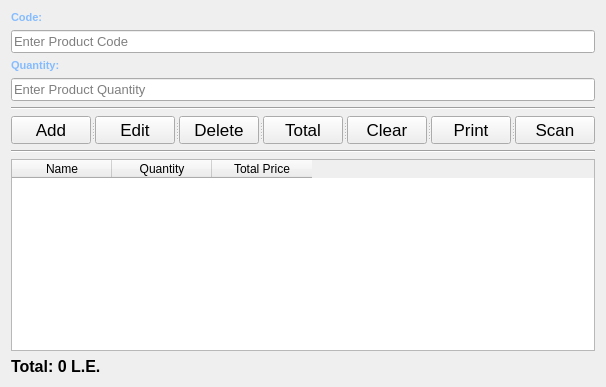
      <widget class="QWidget" name="tab_3">
       <attribute name="title">
        <string>Cashier</string>
       </attribute>
       <layout class="QGridLayout" name="gridLayout_4">
        <item row="0" column="0">
         <layout class="QVBoxLayout" name="verticalLayout">
          <item>
           <widget class="QLabel" name="label_14">
            <property name="font">
             <font>
              <pointsize>8</pointsize>
              <weight>75</weight>
              <bold>true</bold>
             </font>
            </property>
            <property name="styleSheet">
             <string notr="true">color: rgb(133, 188, 255);</string>
            </property>
            <property name="text">
             <string>Code:</string>
            </property>
           </widget>
          </item>
          <item>
           <widget class="QLineEdit" name="lineEdit_12">
            <property name="font">
             <font>
              <pointsize>10</pointsize>
             </font>
            </property>
            <property name="placeholderText">
             <string>Enter Product Code</string>
            </property>
           </widget>
          </item>
         </layout>
        </item>
        <item row="1" column="0">
         <layout class="QVBoxLayout" name="verticalLayout_2">
          <item>
           <widget class="QLabel" name="label_15">
            <property name="font">
             <font>
              <pointsize>8</pointsize>
              <weight>75</weight>
              <bold>true</bold>
             </font>
            </property>
            <property name="styleSheet">
             <string notr="true">color: rgb(133, 188, 255);</string>
            </property>
            <property name="text">
             <string>Quantity:</string>
            </property>
           </widget>
          </item>
          <item>
           <widget class="QLineEdit" name="lineEdit_13">
            <property name="font">
             <font>
              <pointsize>10</pointsize>
             </font>
            </property>
            <property name="placeholderText">
             <string>Enter Product Quantity</string>
            </property>
           </widget>
          </item>
         </layout>
        </item>
        <item row="2" column="0">
         <widget class="Line" name="line">
          <property name="orientation">
           <enum>Qt::Horizontal</enum>
          </property>
         </widget>
        </item>
        <item row="3" column="0">
         <widget class="QSplitter" name="splitter_4">
          <property name="orientation">
           <enum>Qt::Horizontal</enum>
          </property>
          <widget class="QPushButton" name="pushButton_13">
           <property name="font">
            <font>
             <pointsize>13</pointsize>
             <weight>50</weight>
             <bold>false</bold>
            </font>
           </property>
           <property name="toolTip">
            <string/>
           </property>
           <property name="text">
            <string>Add</string>
           </property>
          </widget>
          <widget class="QPushButton" name="pushButton_14">
           <property name="font">
            <font>
             <pointsize>13</pointsize>
             <weight>50</weight>
             <bold>false</bold>
            </font>
           </property>
           <property name="text">
            <string>Edit</string>
           </property>
          </widget>
          <widget class="QPushButton" name="pushButton_15">
           <property name="font">
            <font>
             <pointsize>13</pointsize>
             <weight>50</weight>
             <bold>false</bold>
            </font>
           </property>
           <property name="text">
            <string>Delete</string>
           </property>
          </widget>
          <widget class="QPushButton" name="pushButton_11">
           <property name="font">
            <font>
             <pointsize>13</pointsize>
             <weight>50</weight>
             <bold>false</bold>
            </font>
           </property>
           <property name="text">
            <string>Total</string>
           </property>
          </widget>
          <widget class="QPushButton" name="pushButton_17">
           <property name="font">
            <font>
             <pointsize>13</pointsize>
             <weight>50</weight>
             <bold>false</bold>
            </font>
           </property>
           <property name="text">
            <string>Clear</string>
           </property>
          </widget>
          <widget class="QPushButton" name="pushButton_12">
           <property name="font">
            <font>
             <pointsize>13</pointsize>
             <weight>50</weight>
             <bold>false</bold>
            </font>
           </property>
           <property name="text">
            <string>Print</string>
           </property>
          </widget>
          <widget class="QPushButton" name="pushButton_18">
           <property name="font">
            <font>
             <pointsize>13</pointsize>
            </font>
           </property>
           <property name="text">
            <string>Scan</string>
           </property>
          </widget>
         </widget>
        </item>
        <item row="4" column="0">
         <widget class="Line" name="line_2">
          <property name="orientation">
           <enum>Qt::Horizontal</enum>
          </property>
         </widget>
        </item>
        <item row="5" column="0">
         <widget class="QTableWidget" name="tableWidget_3">
          <column>
           <property name="text">
            <string>Name</string>
           </property>
          </column>
          <column>
           <property name="text">
            <string>Quantity</string>
           </property>
          </column>
          <column>
           <property name="text">
            <string>Total Price</string>
           </property>
          </column>
         </widget>
        </item>
        <item row="6" column="0">
         <widget class="QLabel" name="label_16">
          <property name="font">
           <font>
            <pointsize>12</pointsize>
            <weight>75</weight>
            <bold>true</bold>
           </font>
          </property>
          <property name="text">
           <string>Total: 0 L.E.</string>
          </property>
         </widget>
        </item>
       </layout>
      </widget>
